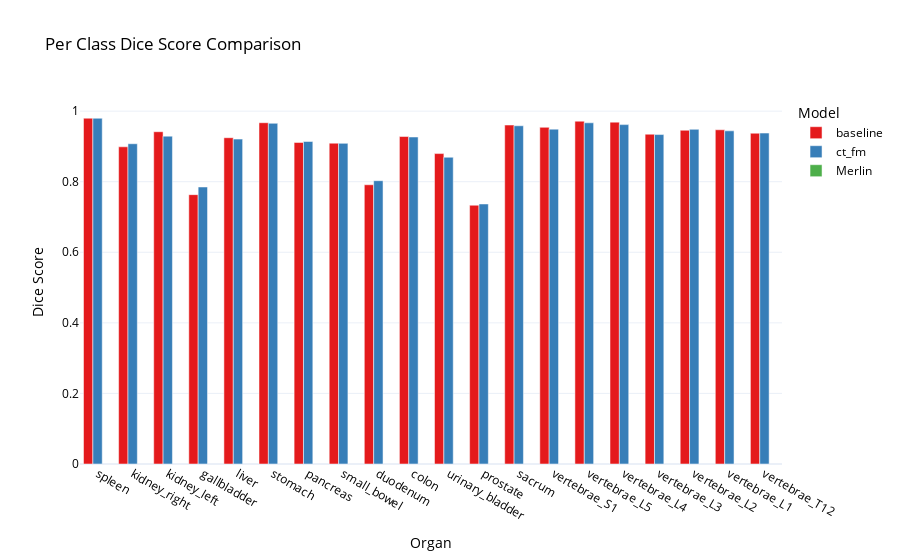
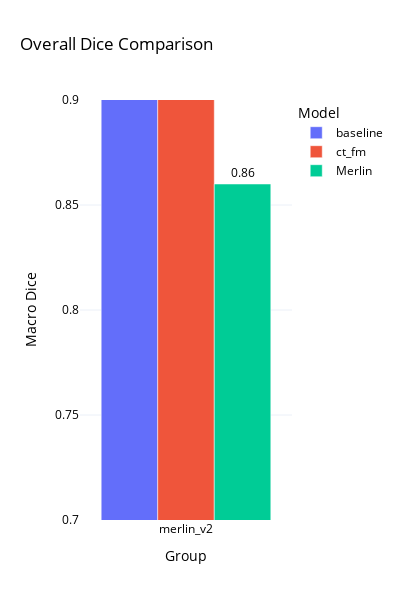

Here is the notebook cell these charts were saved with, in order:
### Code cell
# Convert the data into a pandas DataFrame
rows = []
for entry in results:
    for organ, dice_scores in entry['all_scores'].items():
        rows.append({
            'Model': entry['model'],
            'Group': entry['group'],
            'Organ': organ,
            'Dice Score': np.nanmean(dice_scores),
            'Overall Dice': entry['overall_dice'],
            'Macro Dice': entry['class_aggregate_dice']
        })


rows.append({"Group": "merlin_v2", "Model": "Merlin", "Macro Dice": 0.86})
df = pd.DataFrame(rows)
    
# Per class Dice Score comparison
fig_per_class = px.bar(df, x='Organ', y='Dice Score', color='Model', title='Per Class Dice Score Comparison',
                        barmode='group', template='plotly_white', color_discrete_sequence=px.colors.qualitative.Set1)
fig_per_class.update_layout(
    plot_bgcolor='white',
    paper_bgcolor='white',
    font=dict(color='black')
)
fig_per_class.show()

# Overall Dice Score comparison
fig = px.bar(df[["Model", "Macro Dice", "Group"]].drop_duplicates(), x='Group', y='Macro Dice', color='Model', title='Overall Dice Comparison', barmode='group', height=600, width=400, template='plotly_white', color_discrete_sequence=px.colors.qualitative.Plotly, range_y=[0.7, 0.9])
fig.update_layout(
    plot_bgcolor='white',
    paper_bgcolor='white',
    font=dict(color='black')
)
fig.update_traces(texttemplate='%{y:.2f}', textposition='outside')
fig.show()

### Figure 1 — Plotly figure (JSON) as saved in the notebook; plotly's stock layout.template omitted (floating-point values rounded to 4 significant figures)
{"data": [{"alignmentgroup": "True", "hovertemplate": "Model=baseline<br>Organ=%{x}<br>Dice Score=%{y}<extra></extra>", "legendgroup": "baseline", "marker": {"color": "rgb(228,26,28)", "pattern": {"shape": ""}}, "name": "baseline", "offsetgroup": "baseline", "orientation": "v", "showlegend": true, "textposition": "auto", "type": "bar", "x": ["spleen", "kidney_right", "kidney_left", "gallbladder", "liver", "stomach", "pancreas", "small_bowel", "duodenum", "colon", "urinary_bladder", "prostate", "sacrum", "vertebrae_S1", "vertebrae_L5", "vertebrae_L4", "vertebrae_L3", "vertebrae_L2", "vertebrae_L1", "vertebrae_T12"], "xaxis": "x", "y": [0.98, 0.8989, 0.9416, 0.7633, 0.9247, 0.9671, 0.9112, 0.9092, 0.7914, 0.928, 0.8797, 0.7333, 0.9606, 0.9541, 0.9715, 0.9688, 0.9346, 0.9458, 0.9472, 0.9374], "yaxis": "y"}, {"alignmentgroup": "True", "hovertemplate": "Model=ct_fm<br>Organ=%{x}<br>Dice Score=%{y}<extra></extra>", "legendgroup": "ct_fm", "marker": {"color": "rgb(55,126,184)", "pattern": {"shape": ""}}, "name": "ct_fm", "offsetgroup": "ct_fm", "orientation": "v", "showlegend": true, "textposition": "auto", "type": "bar", "x": ["spleen", "kidney_right", "kidney_left", "gallbladder", "liver", "stomach", "pancreas", "small_bowel", "duodenum", "colon", "urinary_bladder", "prostate", "sacrum", "vertebrae_S1", "vertebrae_L5", "vertebrae_L4", "vertebrae_L3", "vertebrae_L2", "vertebrae_L1", "vertebrae_T12"], "xaxis": "x", "y": [0.9798, 0.9076, 0.9291, 0.785, 0.9207, 0.9655, 0.914, 0.9087, 0.8029, 0.9267, 0.8693, 0.7369, 0.9585, 0.949, 0.9669, 0.9618, 0.9336, 0.9484, 0.9441, 0.9378], "yaxis": "y"}, {"alignmentgroup": "True", "hovertemplate": "Model=Merlin<br>Organ=%{x}<br>Dice Score=%{y}<extra></extra>", "legendgroup": "Merlin", "marker": {"color": "rgb(77,175,74)", "pattern": {"shape": ""}}, "name": "Merlin", "offsetgroup": "Merlin", "orientation": "v", "showlegend": true, "textposition": "auto", "type": "bar", "x": [null], "xaxis": "x", "y": [null], "yaxis": "y"}], "layout": {"barmode": "group", "font": {"color": "black"}, "legend": {"title": {"text": "Model"}, "tracegroupgap": 0}, "paper_bgcolor": "white", "plot_bgcolor": "white", "title": {"text": "Per Class Dice Score Comparison"}, "xaxis": {"anchor": "y", "domain": [0, 1], "title": {"text": "Organ"}}, "yaxis": {"anchor": "x", "domain": [0, 1], "title": {"text": "Dice Score"}}}}

### Figure 2 — Plotly figure (JSON) as saved in the notebook; plotly's stock layout.template omitted (floating-point values rounded to 4 significant figures)
{"data": [{"alignmentgroup": "True", "hovertemplate": "Model=baseline<br>Group=%{x}<br>Macro Dice=%{y}<extra></extra>", "legendgroup": "baseline", "marker": {"color": "#636EFA", "pattern": {"shape": ""}}, "name": "baseline", "offsetgroup": "baseline", "orientation": "v", "showlegend": true, "textposition": "outside", "texttemplate": "%{y:.2f}", "type": "bar", "x": ["merlin_v2"], "xaxis": "x", "y": [0.9124], "yaxis": "y"}, {"alignmentgroup": "True", "hovertemplate": "Model=ct_fm<br>Group=%{x}<br>Macro Dice=%{y}<extra></extra>", "legendgroup": "ct_fm", "marker": {"color": "#EF553B", "pattern": {"shape": ""}}, "name": "ct_fm", "offsetgroup": "ct_fm", "orientation": "v", "showlegend": true, "textposition": "outside", "texttemplate": "%{y:.2f}", "type": "bar", "x": ["merlin_v2"], "xaxis": "x", "y": [0.9123], "yaxis": "y"}, {"alignmentgroup": "True", "hovertemplate": "Model=Merlin<br>Group=%{x}<br>Macro Dice=%{y}<extra></extra>", "legendgroup": "Merlin", "marker": {"color": "#00CC96", "pattern": {"shape": ""}}, "name": "Merlin", "offsetgroup": "Merlin", "orientation": "v", "showlegend": true, "textposition": "outside", "texttemplate": "%{y:.2f}", "type": "bar", "x": ["merlin_v2"], "xaxis": "x", "y": [0.86], "yaxis": "y"}], "layout": {"barmode": "group", "font": {"color": "black"}, "height": 600, "legend": {"title": {"text": "Model"}, "tracegroupgap": 0}, "paper_bgcolor": "white", "plot_bgcolor": "white", "title": {"text": "Overall Dice Comparison"}, "width": 400, "xaxis": {"anchor": "y", "domain": [0, 1], "title": {"text": "Group"}}, "yaxis": {"anchor": "x", "domain": [0, 1], "range": [0.7, 0.9], "title": {"text": "Macro Dice"}}}}
